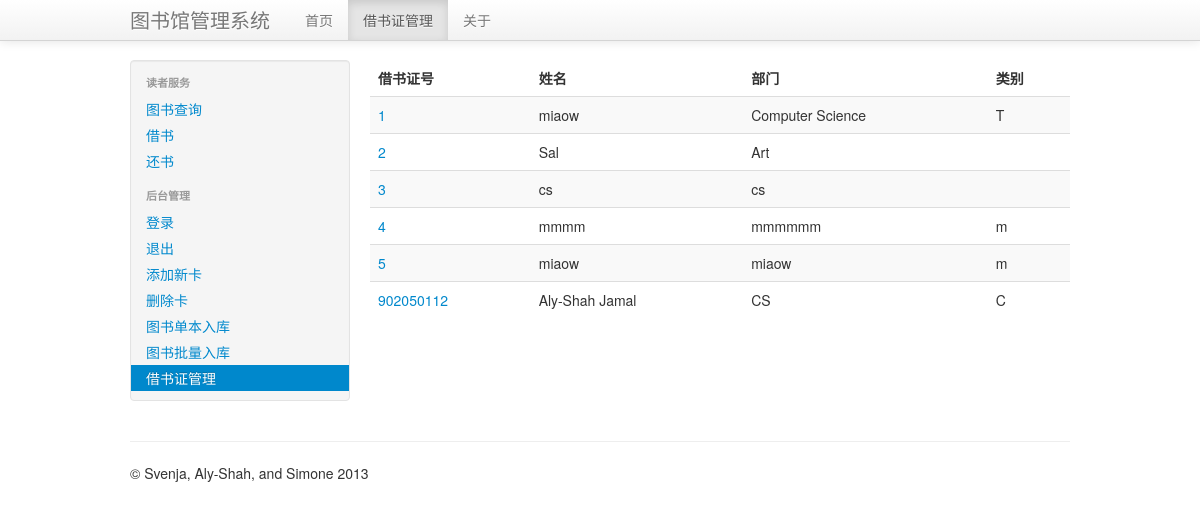
Screenshot of /management.php (signed in) with the database file from the repository.
### tables this page shows
CREATE TABLE IF NOT EXISTS `card` (
  `id` int(11) NOT NULL AUTO_INCREMENT,
  `name` varchar(20) NOT NULL,
  `department` varchar(40) NOT NULL,
  `type` char(1) NOT NULL,
  PRIMARY KEY (`id`)
);

### management.php (the view, shortened to what this page needs)
<!DOCTYPE html>
<html lang="zh-CN">
	<head>
		<link href="css/bootstrap.min.css" rel="stylesheet">
	</head>
	<body>
		<div class="navbar navbar-fixed-top">
			<div class="navbar-inner">
				<div class="container">
					<a class="brand" href="index.php">图书馆管理系统</a>
					<div class="nav-collapse">
						<ul class="nav">
							<li><a href="index.php">首页</a></li>
							<li class="active"><a href="#">借书证管理</a></li>
							<li><a href="about.php">关于</a></li>
						</ul>
					</div>
				</div>
			</div>
		</div>
		<div class="container">
			<div class="row">
				<div class="span3">
					<div class="well sidebar-nav">
						<ul class="nav nav-list">
							<li class="nav-header">读者服务</li>
							<li><a href="index.php">图书查询</a></li>
							<li><a href="borrow.php">借书</a></li>
							<li><a href="return.php">还书</a></li>
							<li class="nav-header">后台管理</li>
							<li><a href="login.php">登录</a></li>
							<li><a href="logout.php">退出</a></li>
							<li><a href="register.php">添加新卡</a></li>
							<li><a href="delete.php">删除卡</a></li>
							<li><a href="add.php">图书单本入库</a></li>
							<li><a href="add-batch.php">图书批量入库</a></li>
							<li class="active"><a href="management.php">借书证管理</a></li>
						</ul>
					</div>
				</div>
				<div class="span9">
					<table class="table table-striped">
						<thead>
							<tr>
								<th>借书证号</th>
								<th>姓名</th>
								<th>部门</th>
								<th>类别</th>
							</tr>
						</thead>
						<tbody>
							<?php
							require 'connect.php';
							$sql = "SELECT * FROM card";
							$result = mysqli_query($con, $sql);
							while ($row = mysqli_fetch_array($result)) {
							?>
							<tr>
								<td><a href="card.php?id=<?php echo $row['id']; ?>"><?php echo $row['id']; ?></a></td>
								<td><?php echo $row['name']; ?></td>
								<td><?php echo $row['department']; ?></td>
								<td><?php echo $row['type']; ?></td>
							</tr>
							<?php
							}
							?>
						</tbody>
					</table>
				</div>
<?php
	require "footer.php";
?>

### footer.php (shortened to what this page needs)
			</div>
			<hr>
			<footer>
				<p>&copy; Svenja, Aly-Shah, and Simone 2013</p>
			</footer>
		</div>
	</body>
</html>

### management.php (style rules this page uses)
body { padding-top: 60px; padding-bottom: 40px; }
.sidebar-nav { padding: 9px 0; }

### rows the page displays
card: id "1", name "miaow", department "Computer Science", type "T"
card: id "2", name "Sal", department "Art"
card: id "3", name "cs", department "cs"
card: id "4", name "mmmm", department "mmmmmm", type "m"
card: id "5", name "miaow", department "miaow", type "m"
card: id "902050112", name "Aly-Shah Jamal", department "CS", type "C"
